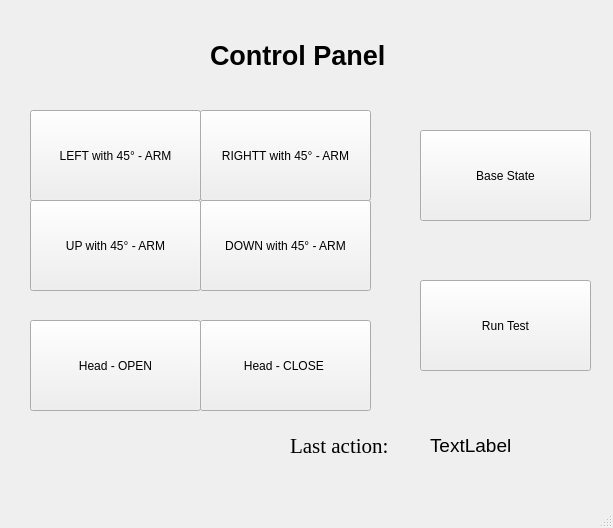
<?xml version="1.0" encoding="UTF-8"?>
<ui version="4.0">
 <class>controlpanel</class>
 <widget class="QMainWindow" name="controlpanel">
  <property name="geometry">
   <rect>
    <x>0</x>
    <y>0</y>
    <width>613</width>
    <height>528</height>
   </rect>
  </property>
  <property name="windowTitle">
   <string>MainWindow</string>
  </property>
  <widget class="QWidget" name="centralwidget">
   <widget class="QPushButton" name="button_base">
    <property name="geometry">
     <rect>
      <x>420</x>
      <y>130</y>
      <width>171</width>
      <height>91</height>
     </rect>
    </property>
    <property name="text">
     <string>Base State</string>
    </property>
   </widget>
   <widget class="QPushButton" name="button_test">
    <property name="geometry">
     <rect>
      <x>420</x>
      <y>280</y>
      <width>171</width>
      <height>91</height>
     </rect>
    </property>
    <property name="text">
     <string>Run Test</string>
    </property>
   </widget>
   <widget class="QPushButton" name="pushButton">
    <property name="geometry">
     <rect>
      <x>30</x>
      <y>110</y>
      <width>171</width>
      <height>91</height>
     </rect>
    </property>
    <property name="text">
     <string>LEFT with 45° - ARM</string>
    </property>
   </widget>
   <widget class="QPushButton" name="pushButton_4">
    <property name="geometry">
     <rect>
      <x>200</x>
      <y>110</y>
      <width>171</width>
      <height>91</height>
     </rect>
    </property>
    <property name="text">
     <string>RIGHTT with 45° - ARM</string>
    </property>
   </widget>
   <widget class="QPushButton" name="pushButton_5">
    <property name="geometry">
     <rect>
      <x>30</x>
      <y>200</y>
      <width>171</width>
      <height>91</height>
     </rect>
    </property>
    <property name="text">
     <string>UP with 45° - ARM</string>
    </property>
   </widget>
   <widget class="QPushButton" name="pushButton_6">
    <property name="geometry">
     <rect>
      <x>200</x>
      <y>200</y>
      <width>171</width>
      <height>91</height>
     </rect>
    </property>
    <property name="text">
     <string>DOWN with 45° - ARM</string>
    </property>
   </widget>
   <widget class="QPushButton" name="pushButton_7">
    <property name="geometry">
     <rect>
      <x>30</x>
      <y>320</y>
      <width>171</width>
      <height>91</height>
     </rect>
    </property>
    <property name="text">
     <string>Head - OPEN</string>
    </property>
   </widget>
   <widget class="QPushButton" name="pushButton_8">
    <property name="geometry">
     <rect>
      <x>200</x>
      <y>320</y>
      <width>171</width>
      <height>91</height>
     </rect>
    </property>
    <property name="text">
     <string>Head - CLOSE </string>
    </property>
   </widget>
   <widget class="QLabel" name="label">
    <property name="geometry">
     <rect>
      <x>210</x>
      <y>30</y>
      <width>211</width>
      <height>51</height>
     </rect>
    </property>
    <property name="font">
     <font>
      <pointsize>20</pointsize>
      <weight>75</weight>
      <bold>true</bold>
     </font>
    </property>
    <property name="text">
     <string>Control Panel</string>
    </property>
   </widget>
   <widget class="QLabel" name="label_action">
    <property name="geometry">
     <rect>
      <x>290</x>
      <y>420</y>
      <width>131</width>
      <height>51</height>
     </rect>
    </property>
    <property name="font">
     <font>
      <family>Times New Roman</family>
      <pointsize>16</pointsize>
     </font>
    </property>
    <property name="text">
     <string>Last action: </string>
    </property>
   </widget>
   <widget class="QLabel" name="label_status">
    <property name="geometry">
     <rect>
      <x>430</x>
      <y>420</y>
      <width>171</width>
      <height>51</height>
     </rect>
    </property>
    <property name="font">
     <font>
      <pointsize>14</pointsize>
     </font>
    </property>
    <property name="text">
     <string>TextLabel</string>
    </property>
   </widget>
  </widget>
  <widget class="QMenuBar" name="menubar">
   <property name="geometry">
    <rect>
     <x>0</x>
     <y>0</y>
     <width>613</width>
     <height>26</height>
    </rect>
   </property>
  </widget>
  <widget class="QStatusBar" name="statusbar"/>
 </widget>
 <resources/>
 <connections/>
</ui>
